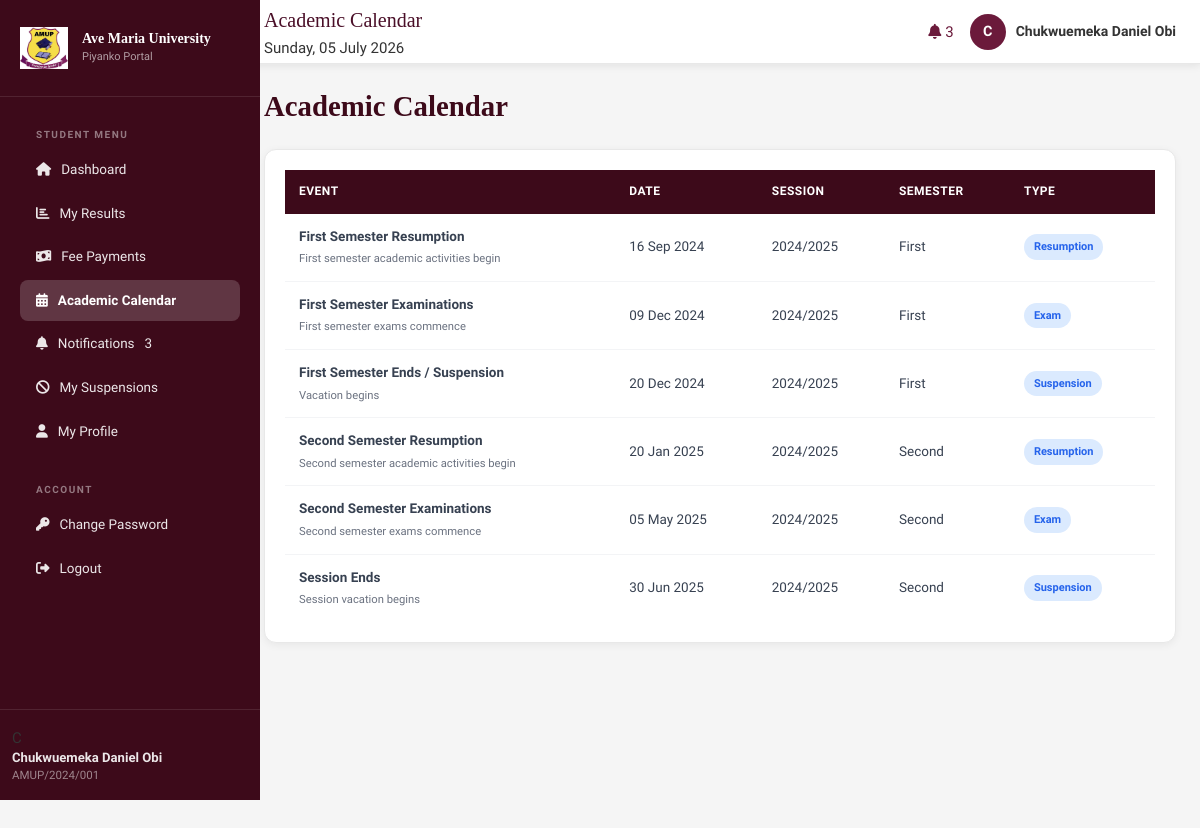
The app's page /student/calendar.php (signed in) with its own data.
### tables this page shows
CREATE TABLE `academic_calendar` (
  `id` int(11) NOT NULL,
  `session` varchar(20) DEFAULT NULL,
  `semester` enum('First','Second') DEFAULT NULL,
  `event_title` varchar(150) NOT NULL,
  `event_date` date NOT NULL,
  `event_type` enum('resumption','suspension','exam','registration','other') DEFAULT 'other',
  `description` text DEFAULT NULL,
  `created_at` datetime DEFAULT current_timestamp()
);

### student/calendar.php (the view, shortened to what this page needs)
<?php
require_once '../includes/config.php';
$events = $conn->query("SELECT * FROM academic_calendar ORDER BY event_date ASC");
?>
<!DOCTYPE html>
<html lang="en">
<head>
<link href="https://cdnjs.cloudflare.com/ajax/libs/font-awesome/6.5.0/css/all.min.css" rel="stylesheet">
<link rel="stylesheet" href="../assets/css/style.css">
</head>
<body>
<?php include '../includes/topbar.php'; ?>
<?php include '../includes/sidebar.php'; ?>
<div class="main-content">
  <div class="page-header"><h1>Academic Calendar</h1></div>
  <div class="card">
    <div class="card-body">
      <table class="data-table">
        <thead>
          <tr><th>Event</th><th>Date</th><th>Session</th><th>Semester</th><th>Type</th></tr>
        </thead>
        <tbody>
          <?php while($e = $events->fetch_assoc()): ?>
          <tr>
            <td><strong><?= htmlspecialchars($e['event_title']) ?></strong><br><small style="color:#6b7280;"><?= htmlspecialchars($e['description']) ?></small></td>
            <td><?= date('d M Y', strtotime($e['event_date'])) ?></td>
            <td><?= $e['session'] ?></td>
            <td><?= $e['semester'] ?></td>
            <td><span class="badge badge-info"><?= ucfirst($e['event_type']) ?></span></td>
          </tr>
          <?php endwhile; ?>
        </tbody>
      </table>
    </div>
  </div>
</div>
</body>
</html>

### assets/css/style.css (style rules this page uses)
:root { --maroon: #6B1A3B; --maroon-dark: #4A0F28; --maroon-light: #8B2A55; --gold: #C8A92B; --gold-light: #F0D060; --yellow-bg: #FFF9E6; --white: #FFFFFF; --gray-50: #FAFAFA; --gray-100: #F5F5F5; --gray-200: #E8E8E8; --gray-300: #D0D0D0; --gray-600: #666666; --gray-800: #333333; --success: #1A7A3E; --success-bg: #E8F5EE; --danger: #B91C1C; --danger-bg: #FEE2E2; --warning: #92400E; --warning-bg: #FEF3C7; --info: #1E40AF; --info-bg: #DBEAFE; --font-display: 'Playfair Display', Georgia, serif; --font-body: 'Source Sans 3', Segoe UI, sans-serif; --shadow-sm: 0 1px 3px rgba(107,26,59,0.08); --shadow-md: 0 4px 16px rgba(107,26,59,0.12); --shadow-lg: 0 8px 32px rgba(107,26,59,0.18); --radius: 10px; --radius-lg: 16px; --transition: all 0.25s ease; }
* { box-sizing: border-box; margin: 0; padding: 0; }
html { scroll-behavior: smooth; }
body { font-family: var(--font-body); background: var(--gray-100); color: var(--gray-800); min-height: 100vh; font-size: 15px; line-height: 1.6; }
h1,h2,h3,h4 { font-family: var(--font-display); color: var(--maroon-dark); line-height: 1.3; }
.main-content { margin-left: 260px; flex: 1; display: flex; flex-direction: column; min-height: 100vh; }
.card { background: var(--white); border-radius: var(--radius-lg); box-shadow: var(--shadow-sm); border: 1px solid var(--gray-200); overflow: hidden; margin-bottom: 24px; }
.card-body { padding: 24px; }
table { width: 100%; border-collapse: collapse; font-size: 0.875rem; }
table th { background: var(--maroon-dark); color: white; padding: 12px 16px; text-align: left; font-weight: 600; font-size: 0.8rem; text-transform: uppercase; letter-spacing: 0.5px; white-space: nowrap; }
table td { padding: 12px 16px; border-bottom: 1px solid var(--gray-200); vertical-align: middle; }
table tr:last-child td { border-bottom: none; }
.badge { display: inline-flex; align-items: center; gap: 4px; padding: 4px 10px; border-radius: 20px; font-size: 0.75rem; font-weight: 600; }
.badge-info { background: var(--info-bg); color: var(--info); }
.main-content { margin-left: 240px; padding: 24px; min-height: 100vh; background: #f5f5f5; }
.page-header { margin-bottom: 24px; }
.page-header h1 { font-size: 1.8rem; color: #3d0a1a; font-weight: 700; }
.card { background: white; border-radius: 12px; box-shadow: 0 2px 8px rgba(0,0,0,0.06); margin-bottom: 20px; overflow: hidden; }
.card-body { padding: 20px; }
.data-table { width: 100%; border-collapse: collapse; font-size: 13.5px; }
.data-table th { background: #3d0a1a; color: white; padding: 12px 14px; text-align: left; font-size: 12px; text-transform: uppercase; letter-spacing: 0.5px; }
.data-table td { padding: 12px 14px; border-bottom: 1px solid #f3f4f6; color: #374151; }
.badge { padding: 4px 10px; border-radius: 20px; font-size: 11px; font-weight: 600; }
.badge-info { background: #dbeafe; color: #2563eb; }

### records on screen
academic_calendar: event_title "First Semester Resumption", description "First semester academic activities begin", event_date "16 Sep 2024", session "2024/2025", semester "First", event_type "Resumption"
academic_calendar: event_title "First Semester Examinations", description "First semester exams commence", event_date "09 Dec 2024", session "2024/2025", semester "First", event_type "Exam"
academic_calendar: event_title "First Semester Ends / Suspension", description "Vacation begins", event_date "20 Dec 2024", session "2024/2025", semester "First", event_type "Suspension"
academic_calendar: event_title "Second Semester Resumption", description "Second semester academic activities begin", event_date "20 Jan 2025", session "2024/2025", semester "Second", event_type "Resumption"
academic_calendar: event_title "Second Semester Examinations", description "Second semester exams commence", event_date "05 May 2025", session "2024/2025", semester "Second", event_type "Exam"
academic_calendar: event_title "Session Ends", description "Session vacation begins", event_date "30 Jun 2025", session "2024/2025", semester "Second", event_type "Suspension"

### other values on screen
$pageTitle "Academic Calendar"
$unreadCount "3"
substr($name, 0, 1) "C"
$name "Chukwuemeka Daniel Obi"
$unread "3"
substr($_SESSION['student_name'], 0, 1) "C"
$_SESSION['student_name'] "Chukwuemeka Daniel Obi"
$_SESSION['student_reg'] "AMUP/2024/001"
